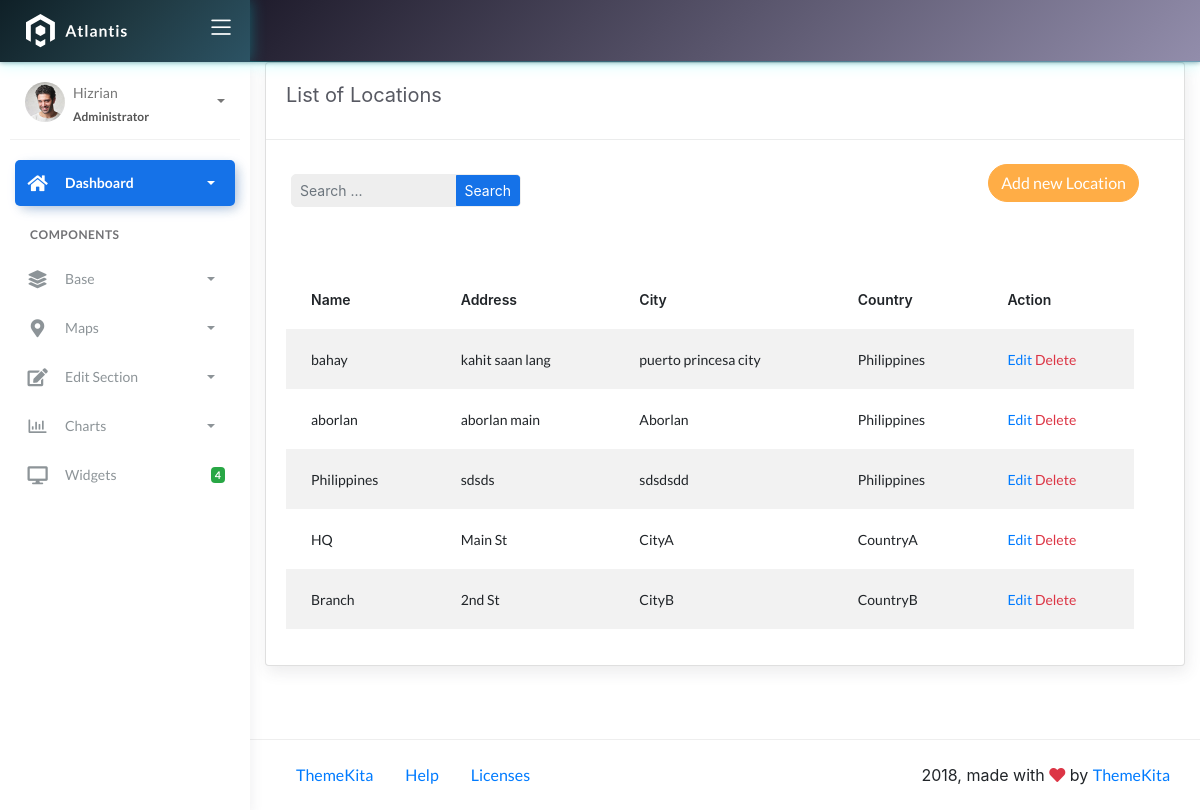
Page /locations/ on the committed database.
### fire/models.py (models this page shows)
class BaseModel(models.Model):
    created_at = models.DateTimeField(auto_now_add=True, db_index=True)
    updated_at = models.DateTimeField(auto_now=True)
    class Meta:
        abstract = True

class Locations(BaseModel):
    name = models.CharField(max_length=150)
    latitude = models.DecimalField(
        max_digits=22, decimal_places=16, null=True, blank=True)
    longitude = models.DecimalField(
        max_digits=22, decimal_places=16, null=True, blank=True)
    address = models.CharField(max_length=150)
    city = models.CharField(max_length=150)
    country = models.CharField(max_length=150)

### fire/views.py (the view, shortened to what this page needs)
# urls.py: path('locations/', LocationListView.as_view(), name='location-list'),
class LocationListView(ListView):
    model = Locations
    template_name = 'location_list.html'
    context_object_name = 'object_list'
    paginate_by = 10
    def get_queryset(self, *args, **kwargs):
        qs = super().get_queryset(*args, **kwargs)
        query = self.request.GET.get("q")
        return qs

### templates/location_list.html (shortened to what this page needs)
{% extends 'base.html' %}
{% load static %}
{% block content %}
<div class="content">
  <div class="container-fluid">
     <div class="row">
      <div class="col-md-12">
        <div class="card">
         <div class="card-header">
           <div class="card-title">List of Locations</div>
        </div>
        <div class="col-md-12 row">
          <div class="col-md-4">
            <form class="navbar-left navbar-form nav-search mr-md-3" action="{% url 'location-list' %}">
              <div class="form-group">
                <div class="input-group">
                  <input type="text" id="search" placeholder="Search ..." class="form-control form-control-sm" name="q" />
                  <div class="input-group-append">
                    <button class="btn btn-sm btn-primary" type="submit">Search</button>
                  </div>
                </div>
              </div>
            </form>
          </div>
        <div class="col-md-2">
         </div>
            <div class="col-md-6">
              <div class="pull-right"> <a href="{% url 'location-add' %}" class="btn btn-warning btn-rounded">Add new Location</a>
        </div>
        </div>
        <div class="card-body">
        <table class="table table-striped mt-3">
        <thead>
            <tr>
              <th scope="col">Name</th>
              <th scope="col">Address</th>
              <th scope="col">City</th>
              <th scope="col">Country</th>
              <th scope="col">Action</th>
            </tr>
            </thead>
            <tbody>
              {% for object in object_list %}
              <tr>
                <td>{{ object.name }}</td>
                <td>{{ object.address }}</td>
                <td>{{ object.city }}</td>
                <td>{{ object.country }}</td>
                <td>
                    <a href="{% url 'location-update' object.id %}">Edit</a>
                    <a href="{% url 'location-delete' object.id %}" class="text-danger">Delete</a>
                </td>
              </tr>
              {% empty %}
              <tr>
                <td colspan="5" style="text-align: center">
                <p class="text-sm font-weight-bold mb-0">No Records Found.</p>
                </td>
            </tr>
              {% endfor %}
              </tbody>
            </table>
           </div>
          </div>
        </div>
      </div>
    </div>
</div>
{% endblock %}

### rows in the picture
Locations: name "bahay", address "kahit saan lang", city "puerto princesa city", country "Philippines"
Locations: name "aborlan", address "aborlan main", city "Aborlan", country "Philippines"
Locations: name "Philippines", address "sdsds", city "sdsdsdd", country "Philippines"
Locations: name "HQ", address "Main St", city "CityA", country "CountryA"
Locations: name "Branch", address "2nd St", city "CityB", country "CountryB"
